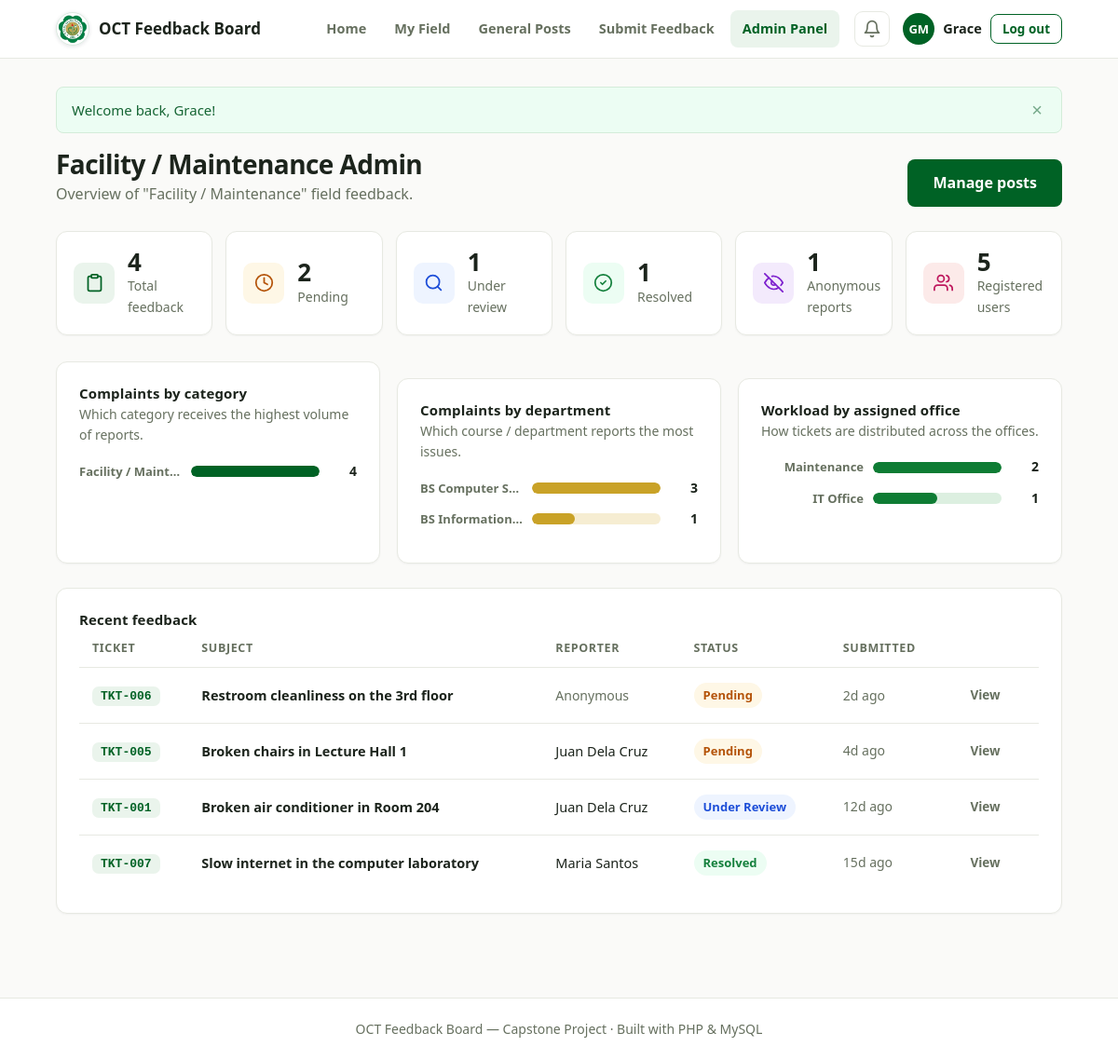
The app's page /admin/dashboard.php (signed in) with its own data.
### tables this page shows
CREATE TABLE IF NOT EXISTS feedbacks (
  id            INT UNSIGNED AUTO_INCREMENT PRIMARY KEY,
  ticket_no     VARCHAR(20)  NOT NULL UNIQUE,           
  user_id       INT UNSIGNED NOT NULL,
  category      VARCHAR(40)  NOT NULL,
  title         VARCHAR(160) NOT NULL,
  description   TEXT         NOT NULL,
  image_path    VARCHAR(255) DEFAULT NULL,              
  is_anonymous  TINYINT(1)   NOT NULL DEFAULT 0,        
  status        ENUM('pending','under_review','resolved','rejected') NOT NULL DEFAULT 'pending',
  assigned_dept VARCHAR(60)  DEFAULT NULL,              
  is_public     TINYINT(1)   NOT NULL DEFAULT 0,        
  created_at    TIMESTAMP NOT NULL DEFAULT CURRENT_TIMESTAMP,
  updated_at    TIMESTAMP NOT NULL DEFAULT CURRENT_TIMESTAMP ON UPDATE CURRENT_TIMESTAMP,
  CONSTRAINT fk_feedback_user FOREIGN KEY (user_id) REFERENCES users(id) ON DELETE CASCADE
);

CREATE TABLE IF NOT EXISTS users (
  id          INT UNSIGNED AUTO_INCREMENT PRIMARY KEY,
  id_number   VARCHAR(30)  NOT NULL UNIQUE,            
  name        VARCHAR(120) NOT NULL,
  email       VARCHAR(120) NOT NULL UNIQUE,
  password    VARCHAR(255) NOT NULL,                   
  department  VARCHAR(100) NOT NULL DEFAULT '',        
  role        ENUM('student','faculty','staff','admin','super_admin') NOT NULL DEFAULT 'student',
  field_scope VARCHAR(30)  DEFAULT NULL,               
  created_at  TIMESTAMP NOT NULL DEFAULT CURRENT_TIMESTAMP
);

### admin/dashboard.php (the view, shortened to what this page needs)
<?php
require_once __DIR__ . '/../config.php';
$myField = admin_field($_SESSION['user']);
$scopeTitle = $myField !== null
    ? 'Overview of "' . $myField . '" field feedback.'
    : 'Overview of all feedback across the campus.';
$scopeStmt = $pdo->prepare('SELECT COUNT(*) FROM feedbacks' . ($myField !== null ? ' WHERE category = ?' : ''));
if ($myField !== null) { $scopeStmt->execute([$myField]); }
$stats = [
    'total'         => $myField !== null ? (int)$scopeStmt->fetchColumn() : (int)$pdo->query('SELECT COUNT(*) FROM feedbacks')->fetchColumn(),
];
$statQueries = [
    'pending'       => "SELECT COUNT(*) FROM feedbacks WHERE status = 'pending'" . ($myField !== null ? ' AND category = ?' : ''),
    'under_review'  => "SELECT COUNT(*) FROM feedbacks WHERE status = 'under_review'" . ($myField !== null ? ' AND category = ?' : ''),
    'resolved'      => "SELECT COUNT(*) FROM feedbacks WHERE status = 'resolved'" . ($myField !== null ? ' AND category = ?' : ''),
    'anonymous'     => 'SELECT COUNT(*) FROM feedbacks WHERE is_anonymous = 1' . ($myField !== null ? ' AND category = ?' : ''),
];
foreach ($statQueries as $key => $sql) {
    $st = $pdo->prepare($sql);
    if ($myField !== null) { $st->execute([$myField]); } else { $st->execute(); }
    $stats[$key] = (int)$st->fetchColumn();
}
$stats['users'] = (int)$pdo->query("SELECT COUNT(*) FROM users WHERE role NOT IN ('admin', 'super_admin')")->fetchColumn();
$st = $pdo->prepare(
    'SELECT category, COUNT(*) AS c FROM feedbacks' . ($myField !== null ? ' WHERE category = ?' : '') . ' GROUP BY category ORDER BY c DESC'
);
if ($myField !== null) { $st->execute([$myField]); } else { $st->execute(); }
$byCategory = $st->fetchAll();
$st = $pdo->prepare(
    'SELECT u.department AS dept, COUNT(*) AS c
     FROM feedbacks f
     JOIN users u ON u.id = f.user_id' .
     ($myField !== null ? ' WHERE f.category = ?' : '') .
    ' GROUP BY u.department
     ORDER BY c DESC
     LIMIT 6'
);
if ($myField !== null) { $st->execute([$myField]); } else { $st->execute(); }
$byDept = $st->fetchAll();
$st = $pdo->prepare(
    'SELECT assigned_dept AS dept, COUNT(*) AS c
     FROM feedbacks
     WHERE assigned_dept IS NOT NULL' .
     ($myField !== null ? ' AND category = ?' : '') .
    ' GROUP BY assigned_dept
     ORDER BY c DESC
     LIMIT 6'
);
if ($myField !== null) { $st->execute([$myField]); } else { $st->execute(); }
$byAssigned = $st->fetchAll();
$categoryCounts = array_column($byCategory, 'c');
$maxCategory = $categoryCounts ? max($categoryCounts) : 1;
$deptCounts = array_column($byDept, 'c');
$maxDept     = $deptCounts ? max($deptCounts) : 1;
$assignedCounts = array_column($byAssigned, 'c');
$maxAssigned = $assignedCounts ? max($assignedCounts) : 1;
$st = $pdo->prepare(
    "SELECT f.*, u.name
     FROM feedbacks f
     JOIN users u ON u.id = f.user_id" .
     ($myField !== null ? ' WHERE f.category = ?' : '') .
    " ORDER BY f.created_at DESC, f.id DESC
     LIMIT 7"
);
if ($myField !== null) { $st->execute([$myField]); } else { $st->execute(); }
$recent = $st->fetchAll();
require __DIR__ . '/../includes/header.php';
?>
<div class="dash-head">
  <div>
    <h1 class="page-title"><?= $myField !== null ? e($myField) . ' Admin' : 'Super Admin Dashboard' ?></h1>
    <p class="page-sub"><?= e($scopeTitle) ?></p>
  </div>
  <a class="btn btn-primary btn-lg" href="tickets.php">Manage posts</a>
</div>
<div class="stat-grid">
  <div class="card stat-card">
    <span class="stat-icon stat-icon-total"><svg aria-hidden="true" xmlns="http://www.w3.org/2000/svg" viewBox="0 0 24 24" fill="none" stroke="currentColor" stroke-width="2" stroke-linecap="round" stroke-linejoin="round"><rect x="8" y="2" width="8" height="4" rx="1"/><path d="M16 4h2a2 2 0 0 1 2 2v14a2 2 0 0 1-2 2H6a2 2 0 0 1-2-2V6a2 2 0 0 1 2-2h2"/></svg></span>
    <div><div class="stat-number"><?= $stats['total'] ?></div><div class="stat-label">Total feedback</div></div>
  </div>
  <div class="card stat-card">
    <span class="stat-icon stat-icon-pending"><svg aria-hidden="true" xmlns="http://www.w3.org/2000/svg" viewBox="0 0 24 24" fill="none" stroke="currentColor" stroke-width="2" stroke-linecap="round" stroke-linejoin="round"><circle cx="12" cy="12" r="10"/><path d="M12 6v6l4 2"/></svg></span>
    <div><div class="stat-number"><?= $stats['pending'] ?></div><div class="stat-label">Pending</div></div>
  </div>
  <div class="card stat-card">
    <span class="stat-icon stat-icon-review"><svg aria-hidden="true" xmlns="http://www.w3.org/2000/svg" viewBox="0 0 24 24" fill="none" stroke="currentColor" stroke-width="2" stroke-linecap="round" stroke-linejoin="round"><circle cx="11" cy="11" r="8"/><path d="m21 21-4.3-4.3"/></svg></span>
    <div><div class="stat-number"><?= $stats['under_review'] ?></div><div class="stat-label">Under review</div></div>
  </div>
  <div class="card stat-card">
    <span class="stat-icon stat-icon-resolved"><svg aria-hidden="true" xmlns="http://www.w3.org/2000/svg" viewBox="0 0 24 24" fill="none" stroke="currentColor" stroke-width="2" stroke-linecap="round" stroke-linejoin="round"><circle cx="12" cy="12" r="10"/><path d="m9 12 2 2 4-4"/></svg></span>
    <div><div class="stat-number"><?= $stats['resolved'] ?></div><div class="stat-label">Resolved</div></div>
  </div>
  <div class="card stat-card">
    <span class="stat-icon stat-icon-anon"></span>
    <div><div class="stat-number"><?= $stats['anonymous'] ?></div><div class="stat-label">Anonymous reports</div></div>
  </div>
  <div class="card stat-card">
    <span class="stat-icon stat-icon-users"></span>
    <div><div class="stat-number"><?= $stats['users'] ?></div><div class="stat-label">Registered users</div></div>
  </div>
</div>
<div class="chart-grid">
  <div class="card panel">
    <h2 class="panel-title">Complaints by category</h2>
    <p class="panel-sub">Which category receives the highest volume of reports.</p>
    <div class="chart">
      <?php foreach ($byCategory as $row): ?>
      <div class="chart-row">
        <span class="chart-label" title="<?= e($row['category']) ?>"><?= e(truncate($row['category'], 20)) ?></span>
        <div class="chart-track">
          <div class="chart-fill" data-w="<?= (int)round($row['c'] / $maxCategory * 100) ?>"></div>
        </div>
        <span class="chart-count"><?= (int)$row['c'] ?></span>
      </div>
      <?php endforeach; ?>
    </div>
  </div>
  <div class="card panel">
    <h2 class="panel-title">Complaints by department</h2>
    <p class="panel-sub">Which course / department reports the most issues.</p>
    <div class="chart">
      <?php foreach ($byDept as $row): ?>
      <div class="chart-row">
        <span class="chart-label" title="<?= e($row['dept']) ?>"><?= e(truncate($row['dept'], 18)) ?></span>
        <div class="chart-track chart-track-alt">
          <div class="chart-fill chart-fill-alt" data-w="<?= (int)round($row['c'] / $maxDept * 100) ?>"></div>
        </div>
        <span class="chart-count"><?= (int)$row['c'] ?></span>
      </div>
      <?php endforeach; ?>
    </div>
  </div>
  <div class="card panel">
    <h2 class="panel-title">Workload by assigned office</h2>
    <p class="panel-sub">How tickets are distributed across the offices.</p>
    <div class="chart">
      <?php foreach ($byAssigned as $row): ?>
      <div class="chart-row">
        <span class="chart-label" title="<?= e($row['dept']) ?>"><?= e(truncate($row['dept'], 18)) ?></span>
        <div class="chart-track chart-track-teal">
          <div class="chart-fill chart-fill-teal" data-w="<?= (int)round($row['c'] / $maxAssigned * 100) ?>"></div>
        </div>
        <span class="chart-count"><?= (int)$row['c'] ?></span>
      </div>
      <?php endforeach; ?>
    </div>
  </div>
</div>
<div class="card panel">
  <h2 class="panel-title">Recent feedback</h2>
  <div class="table-wrap">
    <table class="table">
      <thead>
        <tr>
          <th>Ticket</th>
          <th>Subject</th>
          <th>Reporter</th>
          <th>Status</th>
          <th>Submitted</th>
          <th></th>
        </tr>
      </thead>
      <tbody>
        <?php foreach ($recent as $r): ?>
        <tr>
          <td><span class="ticket-no"><?= e($r['ticket_no']) ?></span></td>
          <td class="cell-title"><?= e(truncate($r['title'], 40)) ?></td>
          <td><?= $r['is_anonymous'] ? '<span class="cell-muted">Anonymous</span>' : e($r['name']) ?></td>
          <td><?= status_badge($r['status']) ?></td>
          <td class="cell-muted"><?= e(time_ago($r['created_at'])) ?></td>
          <td><a class="btn btn-sm btn-ghost" href="ticket.php?id=<?= (int)$r['id'] ?>">View</a></td>
        </tr>
        <?php endforeach; ?>
      </tbody>
    </table>
  </div>
</div>
<?php require __DIR__ . '/../includes/footer.php'; ?>

### includes/functions.php (shortened to what this page needs)
<?php
function e($value): string
{
    return htmlspecialchars((string)$value, ENT_QUOTES, 'UTF-8');
}
function time_ago(string $datetime): string
{
    try {
        $then = new DateTime($datetime);
    } catch (Exception $e) {
        return '';
    }
    $diff = (new DateTime())->diff($then);
    if ($diff->d > 0) return $diff->d . 'd ago';
    return 'just now';
}
function truncate(string $text, int $limit = 120): string
{
    $text = trim($text);
    if (strlen($text) <= $limit) return $text;
    if (function_exists('mb_substr')) {
        $short = rtrim(mb_substr($text, 0, $limit - 1));
    } else {
        $short = rtrim(substr($text, 0, $limit - 1));
    }
    return $short . '…';
}
function admin_field(array $user): ?string
{
    $scope = (string)($user['field_scope'] ?? '');
    return FIELD_SCOPES[$scope] ?? null;
}
function status_badge(string $status): string
{
    $label = STATUS_LABELS[$status] ?? $status;
    return '<span class="badge badge-' . e($status) . '">' . e($label) . '</span>';
}

### records on screen
feedbacks: user "2", is_public "1", id "5", ticket_no "TKT-005", title "Broken chairs in Lecture Hall 1", user.name "Juan Dela Cruz", status "Pending", created_at "4d ago"
feedbacks: ticket_no "TKT-006", title "Restroom cleanliness on the 3rd floor", is_anonymous "Anonymous", status "Pending", created_at "2d ago"
feedbacks: ticket_no "TKT-001", title "Broken air conditioner in Room 204", user.name "Juan Dela Cruz", status "Under Review", created_at "12d ago"
feedbacks: ticket_no "TKT-007", title "Slow internet in the computer laboratory", user.name "Maria Santos", status "Resolved", created_at "15d ago"

### other values on screen
APP_NAME "OCT Feedback Board"
initials($user['name']) "GM"
first_name($user['name']) "Grace"
$flashMessage "Welcome back, Grace!"
$myField "Facility / Maintenance"
$scopeTitle "Overview of \"Facility / Maintenance\" field feedback."
$stats['total'] "4"
truncate($row['category'], 20) "Facility / Maint…"
$row['c'] "4"
truncate($row['dept'], 18) "BS Computer S…"
$row['c'] "3"
truncate($row['dept'], 18) "BS Information…"
$row['c'] "1"
truncate($row['dept'], 18) "Maintenance"
$row['c'] "2"
